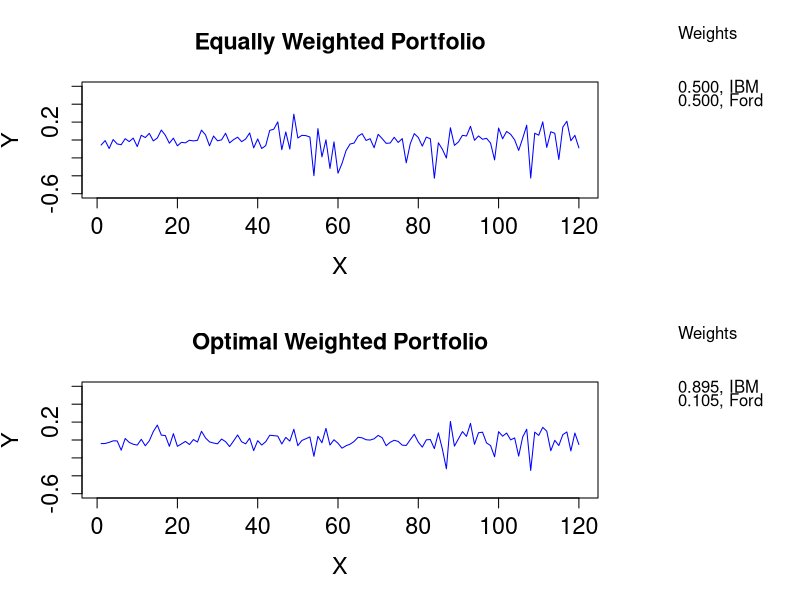

Here is the R script that generated this plot:
# −−−−−−−−−−−−−−−−−−−−−−−−−−−−−−−−−−−−−−−−−−−−−−−−−−−−−−
# Name of QuantLet : MVAportfol_IBM_Ford
# −−−−−−−−−−−−−−−−−−−−−−−−−−−−−−−−−−−−−−−−−−−−−−−−−−−−−−
# Published in : Applied Multivariate Statistical Analysis
# −−−−−−−−−−−−−−−−−−−−−−−−−−−−−−−−−−−−−−−−−−−−−−−−−−−−−−
# Description : Computes the optimal portfolio weights with monthly 
# returns of IBM and Forward Industries from Jan 2000 to Dec 2009. 
# The optimal portfolio is compared with an equally weighted one. 
# −−−−−−−−−−−−−−−−−−−−−−−−−−−−−−−−−−−−−−−−−−−−−−−−−−−−−−
# Keywords : financial, portfolio, returns, asset, time-series, 
# data visualization, plot, graphical representation
# −−−−−−−−−−−−−−−−−−−−−−−−−−−−−−−−−−−−−−−−−−−−−−−−−−−−−−
# See also : MVAportfol, MVAportfol_IBM_PanAm, MVAreturns
# −−−−−−−−−−−−−−−−−−−−−−−−−−−−−−−−−−−−−−−−−−−−−−−−−−−−−−
# Author : Zografia Anastasiadou
# −−−−−−−−−−−−−−−−−−−−−−−−−−−−−−−−−−−−−−−−−−−−−−−−−−−−−−
# Submitted : Fri, August 05 2011 by Awdesch Melzer
# −−−−−−−−−−−−−−−−−−−−−−−−−−−−−−−−−−−−−−−−−−−−−−−−−−−−−−
# Datafile : ford.csv, ibm.csv
# −−−−−−−−−−−−−−−−−−−−−−−−−−−−−−−−−−−−−−−−−−−−−−−−−−−−−−
# Example : Portfolio of IBM and Forward Industries assets, equal and efficient weights.
# −−−−−−−−−−−−−−−−−−−−−−−−−−−−−−−−−−−−−−−−−−−−−−−−−−−−−−

# clear all variables
rm(list = ls(all = TRUE))
graphics.off()

# load data
ibm 	= read.csv("ibm.csv")
ford 	= read.csv("ford.csv")

# compute returns for IBM
y1 	= ibm[, 5]
a 	= 0
i 	= 1
while (i <= 120) {
    i 		= i + 1
    a[i] 	= (y1[i] - y1[i - 1])/y1[i]
}
x1 = a[2:121]

# compute returns for Forward Industries
y2 	= ford[, 5]
f 	= 0
i 	= 1
while (i <= 120) {
    i 		= i + 1
    f[i] 	= (y2[i] - y2[i - 1])/y2[i]
}
x2 	= f[2:121]

x 	= cbind(x1, x2) 						# MVAportfolio of assets
s1 	= solve(cov(x)) 						# inverse of empirical variance
one 	= c(1, 1) 							# vector of ones
c2 	= (s1 %*% one)/rep(t(one) %*% s1 %*% one, length(s1 %*% one)) 	# c2 weight
c1 	= one/rep(sum(one), length(one)) 				# c1 weight
q1 	= x %*% c1  							# Optimal MVAportfol_IBM_Ford returns 
q2 	= x %*% c2  							# Nonoptimal MVAport_IBM_Ford returns 

t 	= c(1:120)
d1 	= cbind(t, q1)
d2 	= cbind(t, q2)

# plot
par(mfrow = c(2, 1))
par(oma = c(0, 0, 0, 8))
plot(d1, type = "l", col = "blue", ylab = "Y", xlab = "X", main = "Equally Weighted Portfolio", 
    ylim = c(-0.6, 0.6), cex.lab = 1.4, cex.axis = 1.4, cex.main = 1.4)
mtext("Weights", side = 4, line = 4, at = 1.2, las = 2, font = 1)
mtext(toString(c(sprintf("%.3f", c1[1]), "IBM")), side = 4, line = 4, at = 0.6, las = 2)
mtext(toString(c(sprintf("%.3f", c1[2]), "Ford")), side = 4, line = 4, at = 0.45, 
    las = 2)
plot(d2, type = "l", col = "blue", ylab = "Y", xlab = "X", main = "Optimal Weighted Portfolio", 
    ylim = c(-0.6, 0.6), cex.lab = 1.4, cex.axis = 1.4, cex.main = 1.4)
mtext("Weights", side = 4, line = 4, at = 1.2, las = 2)
mtext(toString(c(sprintf("%.3f", c2[1]), "IBM")), side = 4, line = 4, at = 0.6, las = 2)
mtext(toString(c(sprintf("%.3f", c2[2]), "Ford")), side = 4, line = 4, at = 0.45, 
    las = 2) 
